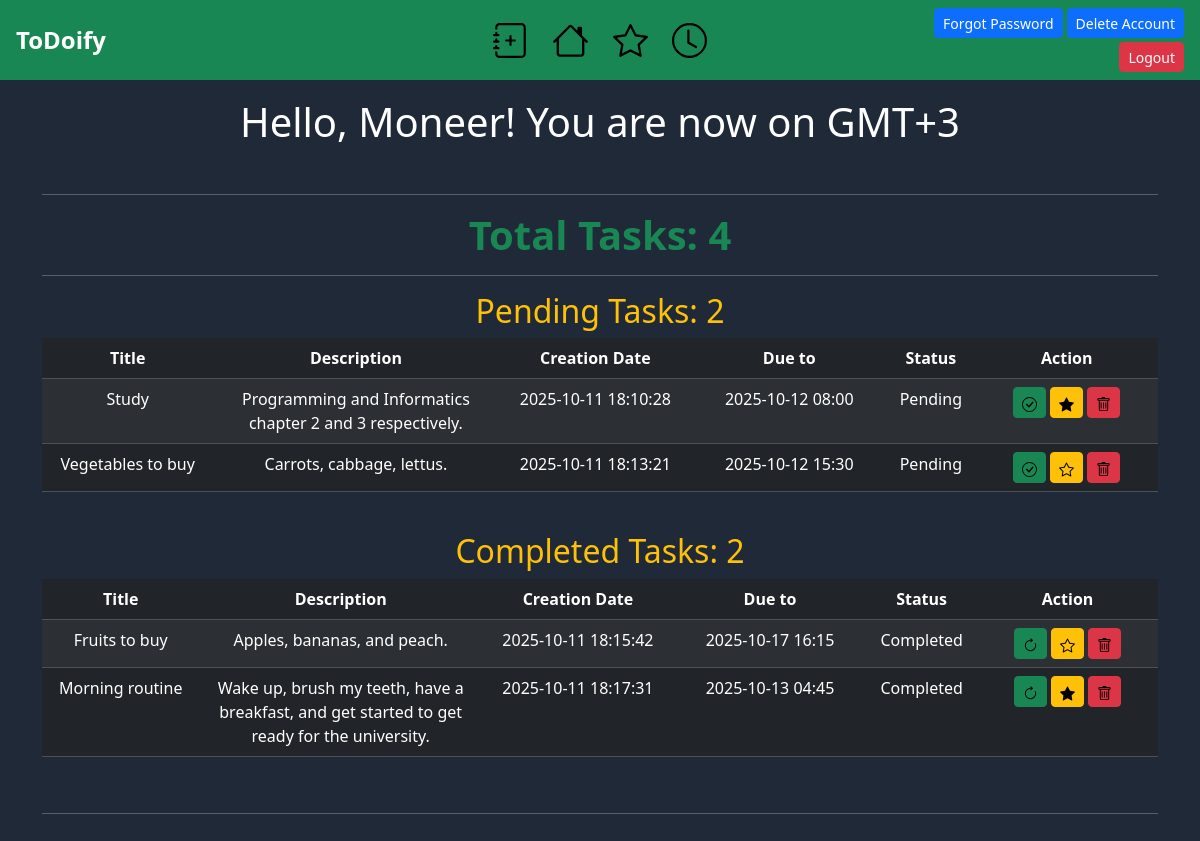
The page / (signed in) on the database its author committed.
### tables this page shows
CREATE TABLE users(id INTEGER PRIMARY KEY NOT NULL, name TEXT, username TEXT NOT NULL, hash TEXT NOT NULL, time_zone INTEGER NOT NULL);

CREATE TABLE info(task_id INTEGER PRIMARY KEY NOT NULL, user_id INTEGER NOT NULL, title TEXT, description TEXT NOT NULL, date TIMESTAMP DEFAULT CURRENT_TIMESTAMP, due_date TEXT NOT NULL, due_time TEXT NOT NULL, status INTEGER DEFAULT 0, starred INTEGER DEFAULT 0);

### app.py (the view)
@app.route("/")
def index():
    if "user_id" in session:
        rows_pen = db.execute("SELECT * FROM info WHERE user_id = ? AND status = '0' ", session["user_id"] )
        rows_comp = db.execute("SELECT * FROM info WHERE user_id = ? AND status = '1' ", session["user_id"] )
        users = db.execute("SELECT * FROM users WHERE id = ? ", session["user_id"] )
        gmt = db.execute("SELECT time_zone FROM users WHERE id = ?", session["user_id"])[0]["time_zone"]
        return render_template("index.html", rows_pen=rows_pen, rows_comp=rows_comp, users=users, gmt=gmt)
    else:
        return render_template("welcome.html")

### app.py (called while the page is built)
@app.after_request
def after_request(response):
    response.headers["Cache-Control"] = "no-cache, no-store, must-revalidate"
    response.headers["Expires"] = 0
    response.headers["Pragma"] = "no-cache"
    return response

### templates/index.html
{% extends "layout.html" %} {% block title %} Tasks {% endblock %}
{% block main %}
<h1 class="justify-content-center align-items-center">Hello, {% if users[0]["name"] %} {{users[0]["name"]}}! {% else %}
    World! {% endif %}
    {% if gmt >= 0%} You are now on GMT+{{gmt}}
    {% else %} You are now on GMT{{gmt}}
    {% endif %}
</h1>
<br>
<hr>
<h1 class="text-success fw-bold">Total Tasks: {{rows_comp|length + rows_pen|length}}</h1>
<hr>
<h2 class="text-warning align-items-center">Pending Tasks: {{rows_pen|length}}</h2>
<div class="table-responsive">
    <table class="table table-dark table-striped">
        <thead>
            <tr>
                <th>Title</th>
                <th>Description</th>
                <th>Creation Date</th>
                <th>Due to</th>
                <th>Status</th>
                <th>Action</th>
            </tr>
        </thead>
        <tbody>
            {% for row in rows_pen %}
            {% set due = row.due_date + " " + row.due_time %}
            <tr>
                <td class="long-text">{{ row.title }}</td>
                <td class="long-text">{{ row.description }}</td>
                <td class="date">{{ row.date }}</td>
                {% if due > row.date %}
                <td class="date">{{ due }}</td>
                {% else %}
                <td class="date" style="color: red;">Invalid Date</td>
                {% endif %}
                <td>Pending</td>
                <td class="action">
                    <form action="/complete/{{ row.task_id }}" method="post" title="Mark as complete"
                        style="display:inline;">
                        <button class="btn btn-success btn-sm">
                            <img src="/static/check-circle.svg" height="15" width="15" alt="Mark as complete">
                        </button>
                    </form>
                    {% if row.starred == 0 %}
                    <form action="/star/{{ row.task_id }}" method="post" title="Mark as important" style="display:inline;">
                        <button class="btn btn-warning btn-sm">
                            <img src="/static/star.svg" height="15" width="15" alt="Star Task">
                        </button>
                    </form>
                    {% else %}
                    <form action="/unstar/{{ row.task_id }}" method="post" title="Important Task" style="display:inline;">
                        <button class="btn btn-warning btn-sm">
                            <img src="/static/star-fill.svg" height="15" width="15" alt="Unstar Task">
                        </button>
                    </form>
                    {% endif %}
                    <form action="/delete/{{ row.task_id }}" method="post" title="Delete Task" style="display:inline;">
                        <button class="btn btn-danger btn-sm">
                            <img src="/static/trash.svg" height="15" width="15" alt="Delete Task">
                        </button>
                    </form>
                </td>
            </tr>
            {% endfor %}
        </tbody>
    </table>
</div>
<br>
<h2 class="text-warning">Completed Tasks: {{rows_comp|length}}</h2>
<div class="table-responsive">
    <table class="table table-dark table-striped">
        <thead>
            <th>Title</th>
            <th>Description</th>
            <th>Creation Date</th>
            <th>Due to</th>
            <th>Status</th>
            <th>Action</th>
        </thead>
        <tbody>
            {% for row in rows_comp %}
            {% set due = row.due_date + " " +row.due_time %}
            <tr>
                <td class="long-text">{{ row.title }}</td>
                <td class="long-text">{{ row.description }}</td>
                <td class="date">{{ row.date }}</td>
                {% if due > row.date %}
                <td class="date">{{ due }}</td>
                {% else %}
                <td class="date" style="color: red;">Invalid Date</td>
                {% endif %}
                <td>Completed</td>
                <td class="action">
                    <form action="/incomplete/{{row.task_id}}" method="post" title="Mark as incomplete"
                        style="display:inline;">
                        <button class="btn btn-success btn-sm">
                            <img src="/static/arrow-clockwise.svg" height="15" width="15" alt="Mark as incomplete">
                        </button>
                    </form>
                    {% if row.starred == 0 %}
                    <form action="/star/{{ row.task_id }}" method="post" title="Mark as important" style="display:inline;">
                        <button class="btn btn-warning btn-sm">
                            <img src="/static/star.svg" height="15" width="15" alt="Star Task">
                        </button>
                    </form>
                    {% else %}
                    <form action="/unstar/{{ row.task_id }}" method="post" title="Important Task" style="display:inline;">
                        <button class="btn btn-warning btn-sm">
                            <img src="/static/star-fill.svg" height="15" width="15" alt="Unstar Task">
                        </button>
                    </form>
                    {% endif %}
                    <form action="/delete/{{row.task_id}}" method="post" title="Delete Task" style="display:inline;">
                        <button class="btn btn-danger btn-sm">
                            <img src="/static/trash.svg" height="15" width="15" alt="Delete Task">
                        </button>
                    </form>
                </td>
            </tr>
            {% endfor %}
        </tbody>
    </table>
</div>
<br>
<hr>
{% endblock %}

### templates/layout.html (shortened to what this page needs)
<!DOCTYPE html>
<html lang="en">
    <head>
        <link href="https://cdn.jsdelivr.net/npm/bootstrap@5.3.3/dist/css/bootstrap.min.css" rel="stylesheet"
>
        <link href="/static/styles.css" rel="stylesheet">
    </head>
    <body>
        {% if session["user_id"] %}
        <header class="container-fluid bg-success fixed-top py-2 px-3">
            <div class="row align-items-center text-center text-md-start">
                <div class="col-12 col-md-3 mb-2 mb-md-0 text-md-start">
                    <h1 class="h4 fw-bold mb-0 text-white">
                        <a href="/" class="text-white text-decoration-none">ToDoify</a>
                    </h1>
                </div>
                <div class="col-12 col-md-6 mb-2 mb-md-0 d-flex justify-content-center align-items-center gap-3">
                    <a href="/add" class="nav-link px-1" title="Add Task">
                        <img src="/static/add.svg" width="35" height="35" alt="Add Tasks">
                    </a>
                    <a href="/" class="nav-link px-1" title="Tasks">
                        <img src="/static/house.svg" width="37" height="37" alt="Tasks">
                    </a>
                    <a href="/star" class="nav-link px-1" title="Starred Tasks">
                        <img src="/static/star.svg" width="35" height="35" alt="Important Tasks">
                    </a>
                    <a href="/time-zone" class="nav-link px-1" title="Change Timezone">
                        <img src="/static/clock.svg" width="35" height="35" alt="Change Timezone">
                    </a>
                </div>
                <div class="col-12 col-md-3 d-flex flex-wrap justify-content-center justify-content-md-end gap-1">
                    <a href="/change-password" class="btn btn-primary btn-sm text-nowrap" style="height:30px">Forgot
                        Password</a>
                    <a href="/delete-account" class="btn btn-primary btn-sm text-nowrap" style="height:30px">Delete
                        Account</a>
                    <a href="/logout" class="btn btn-danger btn-sm text-nowrap" style="height:30px">Logout</a>
                </div>
            </div>
        </header>
        {% endif %}
        <main class="container py-5 text-center">
            {% block main %}{% endblock %}
        </main>
    </body>
</html>

### static/styles.css (style rules this page uses)
body { background-color: #1f2937; }
main { margin-top: 50px; width: 100%; }
h1, h2, h3, h4, h5, p { color: white; }
hr { color: white; }
td.date { min-width: 170px; }
td.long-text { max-width: 250px; overflow-wrap: anywhere; }
td.action { min-width: 160px; }

### rows shown on the page
users: name "Moneer"
info: title "Study", description "Programming and Informatics chapter 2 and 3 respectively.", date "2025-10-11 18:10:28", due "2025-10-12 08:00", starred 1 (drawn)
info: title "Vegetables to buy", description "Carrots, cabbage, lettus.", date "2025-10-11 18:13:21", due "2025-10-12 15:30", starred 0 (drawn)
info: title "Fruits to buy", description "Apples, bananas, and peach.", date "2025-10-11 18:15:42", due "2025-10-17 16:15", starred 0 (drawn)
info: title "Morning routine", description "Wake up, brush my teeth, have a breakfast, and get started to get ready for the university.", date "2025-10-11 18:17:31", due "2025-10-13 04:45", starred 1 (drawn)

### other values the page prints
{{ gmt }} "3"
{{ rows_comp|length + rows_pen|length }} "4"
{{ rows_pen|length }} "2"
{{ rows_comp|length }} "2"
